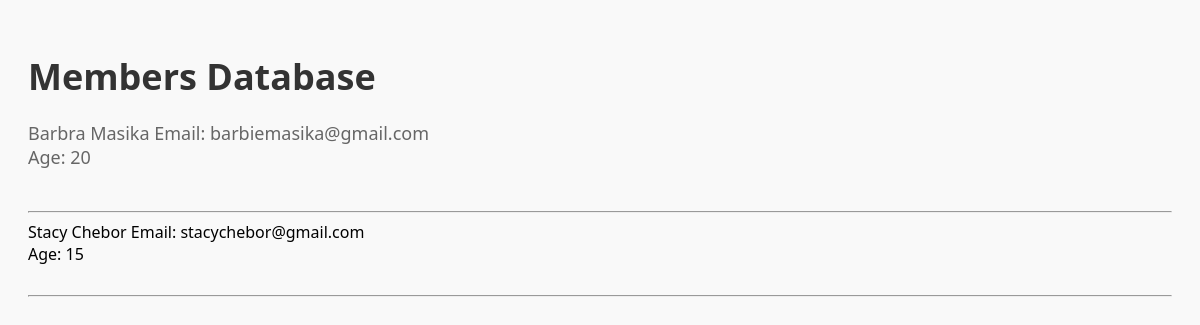
The app's page /, older data.
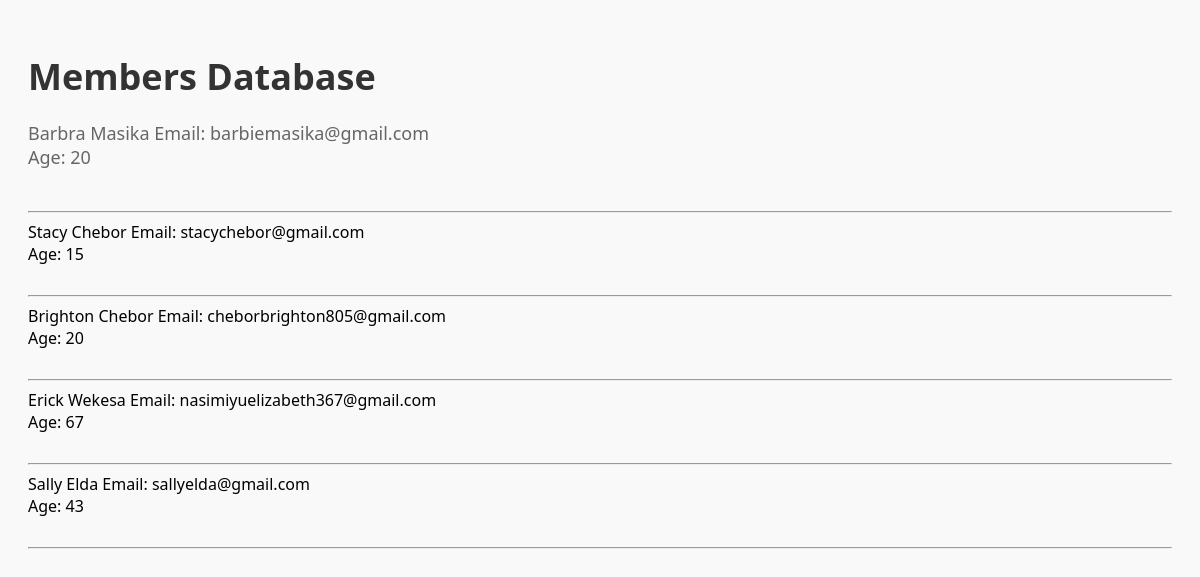
The same page, newer data.
### myapp/models.py (models this page shows, shortened)
class Member(models.Model):
    fname = models.CharField(max_length=50)
    lname = models.CharField(max_length=100)
    email = models.EmailField(max_length=100)
    age = models.IntegerField()
    pwd = models.CharField(max_length=50)

### myapp/views.py (the view)
# urls.py: 2. Add a URL to urlpatterns:  path('', views.home, name='home')
def home(request):
    all_members = Member.objects.all
    return render(request, 'home.html', {'all':all_members})

### myapp/templates/home.html (shortened to what this page needs)
<!DOCTYPE html>
<html lang="en">
<head>
</head>
<body>
   <h1>Members Database</h1>
   <p>
      {% block content %}
      {% for item in all%}
         {{ item.fname}} {{ item.lname }}
         Email: {{ item.email}} <br/>
         Age: {{ item.age }} <br/><br/>
         <hr>
      {% endfor %}
      {% endblock %}
   </p>
</body>
</html>

### myapp/templates/home.html (style rules this page uses)
body { font-family: 'Segoe UI', Arial, sans-serif; background-color: #f9f9f9; text-align: left; padding: 20px; }
h1 { font-size: 36px; color: #333; margin-bottom: 20px; }
p { font-size: 18px; color: #666; }

Row changes from the older to the newer data that the page shows:
added Member: fname "Brighton", lname "Chebor", email "cheborbrighton805@gmail.com", age "20"
added Member: fname "Erick", lname "Wekesa", email "nasimiyuelizabeth367@gmail.com", age "67"
added Member: fname "Sally", lname "Elda", email "sallyelda@gmail.com", age "43"
